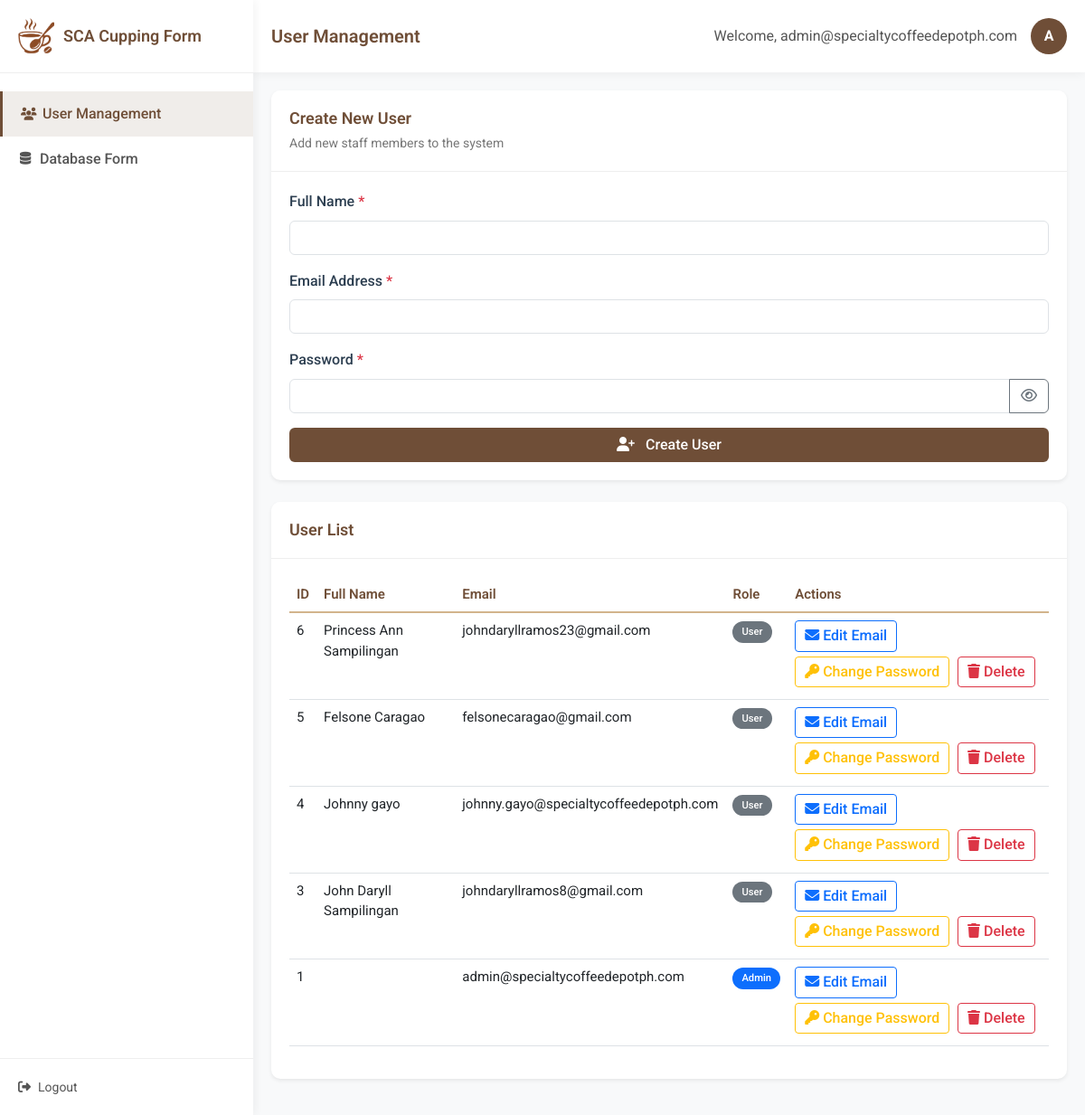
/dashboard.php (signed in), run on the app's committed database.
### tables this page shows
CREATE TABLE `users` (
  `id` int(11) NOT NULL,
  `full_name` varchar(100) NOT NULL,
  `email` varchar(255) NOT NULL,
  `password` varchar(255) NOT NULL,
  `role` enum('admin','user') DEFAULT 'user'
);

### dashboard.php (the view, shortened to what this page needs)
<?php
include 'db.php';
?>
<!DOCTYPE html>
<html lang="en">
<head>
    <link href="https://cdn.jsdelivr.net/npm/bootstrap@5.3.0/dist/css/bootstrap.min.css" rel="stylesheet">
    <link rel="stylesheet" href="https://cdnjs.cloudflare.com/ajax/libs/font-awesome/6.4.0/css/all.min.css">
    <link rel="stylesheet" href="styles.css">
</head>
<body>
    <div class="admin-container">
        <nav class="sidebar">
            <div class="sidebar-header">
                <img src="img/1.png" alt="Logo" class="sidebar-logo">
                <h3>SCA Cupping Form</h3>
            </div>
            <ul class="sidebar-menu">
                <li class="active"><a href="#"><i class="fas fa-users"></i> User Management</a></li>
                <li><a href="database_form.php"><i class="fas fa-database"></i> Database Form</a></li>
            </ul>
            <div class="sidebar-footer">
                <a href="logout.php" class="logout-btn"><i class="fas fa-sign-out-alt"></i> Logout</a>
            </div>
        </nav>
        <main class="main-content">
            <header class="main-header">
                <h1>User Management</h1>
                <div class="user-info">
                    <span>Welcome, <?php echo $_SESSION["email"]; ?></span>
                    <div class="avatar"><?php echo strtoupper(substr($_SESSION["email"], 0, 1)); ?></div>
                </div>
            </header>
            <div class="content-wrapper">
                <div class="card shadow-sm">
                    <div class="card-header">
                        <h3 class="card-title">Create New User</h3>
                        <p class="card-subtitle">Add new staff members to the system</p>
                    </div>
                    <div class="card-body">
                        <form method="POST" id="createUserForm" class="needs-validation" novalidate>
                            <div class="mb-3">
                                <label for="full_name" class="form-label">Full Name <span class="text-danger">*</span></label>
                                <input type="text" class="form-control" id="full_name" name="full_name" required>
                            </div>
                            <div class="mb-3">
                                <label for="email" class="form-label">Email Address <span class="text-danger">*</span></label>
                                <input type="email" class="form-control" id="email" name="email" required>
                            </div>
                            <div class="mb-3">
                                <label for="password" class="form-label">Password <span class="text-danger">*</span></label>
                                <div class="input-group">
                                    <input type="password" class="form-control" id="password" name="password" required minlength="8">
                                    <button class="btn btn-outline-secondary toggle-password" type="button">
                                        <i class="far fa-eye"></i>
                                    </button>
                                </div>
                            </div>
                            <button type="submit" class="btn btn-primary w-100 py-2">
                                <i class="fas fa-user-plus me-2"></i> Create User
                            </button>
                        </form>
                    </div>
                </div>
                <div class="card shadow-sm mt-4">
                    <div class="card-header">
                        <h3 class="card-title">User List</h3>
                    </div>
                    <div class="card-body">
                        <div class="table-responsive">
                            <table class="table table-hover">
                            <thead>
                                <tr>
                                    <th>ID</th>
                                    <th>Full Name</th>
                                    <th>Email</th>
                                    <th>Role</th>
                                    <th>Actions</th>
                                </tr>
                            </thead>
                            <tbody>
                                <?php
                                $result = $conn->query("SELECT id, full_name, email, role FROM users ORDER BY id DESC");
                                while ($row = $result->fetch_assoc()): ?>
                                <tr>
                                    <td><?php echo $row['id']; ?></td>
                                    <td><?php echo htmlspecialchars($row['full_name']); ?></td>
                                    <td><?php echo htmlspecialchars($row['email']); ?></td>
                                    <td><span class="badge bg-<?php echo $row['role'] == 'admin' ? 'primary' : 'secondary'; ?>"><?php echo ucfirst($row['role']); ?></span></td>
                                    <td class="action-buttons">
                                            <button class="btn btn-sm btn-outline-primary" data-bs-toggle="modal"
                                                    data-bs-target="#editEmailModal"
                                                    data-userid="<?php echo $row['id']; ?>"
                                                    data-currentemail="<?php echo $row['email']; ?>">
                                                <i class="fas fa-envelope"></i> Edit Email
                                            </button>
                                            <button class="btn btn-sm btn-outline-warning" data-bs-toggle="modal"
                                                    data-bs-target="#changePasswordModal"
                                                    data-userid="<?php echo $row['id']; ?>">
                                                <i class="fas fa-key"></i> Change Password
                                            </button>
                                            <button class="btn btn-sm btn-outline-danger"
                                                    data-bs-toggle="modal"
                                                    data-bs-target="#confirmDeleteModal"
                                                    data-userid="<?php echo $row['id']; ?>">
                                                <i class="fas fa-trash"></i> Delete
                                            </button>
                                        </td>
                                    </tr>
                                    <?php endwhile; ?>
                                </tbody>
                            </table>
                        </div>
                    </div>
                </div>
            </div>
        </main>
    </div>
</body>
</html>

### styles.css (style rules this page uses)
:root { --primary-color: #6F4E37; --secondary-color: #C4A484; --accent-color: #D2B48C; --dark-color: #3E2723; --light-color: #F5F5F5; --sidebar-width: 280px; }
body { font-family: 'Roboto', -apple-system, BlinkMacSystemFont, 'Segoe UI', 'Helvetica Neue', Arial, 'Noto Sans', sans-serif, 'Apple Color Emoji', 'Segoe UI Emoji', 'Segoe UI Symbol', 'Noto Color Emoji'; background-color: #f8f9fa; color: #333; line-height: 1.6; font-size: 16px; -webkit-font-smoothing: antialiased; -moz-osx-font-smoothing: grayscale; }
.admin-container { display: flex; min-height: 100vh; }
.sidebar { width: var(--sidebar-width); background: white; box-shadow: 2px 0 10px rgba(0, 0, 0, 0.05); position: fixed; height: 100%; transition: all 0.3s; z-index: 1000; }
.sidebar-header { padding: 20px; border-bottom: 1px solid #eee; display: flex; align-items: center; }
.sidebar-header h3 { margin: 0; margin-left: 10px; font-weight: 600; color: var(--primary-color); }
.sidebar-logo { width: 40px; height: 40px; object-fit: cover; }
.sidebar-menu { list-style: none; padding: 0; margin: 20px 0; }
.sidebar-menu li { padding: 12px 20px; transition: all 0.3s; }
.sidebar-menu li a { color: #555; text-decoration: none; display: flex; align-items: center; white-space: nowrap; }
.sidebar-menu li a i { margin-right: 8px; width: 16px; text-align: center; font-size: 14px; }
.sidebar-menu li.active { background-color: rgba(111, 78, 55, 0.1); border-left: 3px solid var(--primary-color); }
.sidebar-menu li.active a { color: var(--primary-color); font-weight: 500; }
.sidebar-footer { position: absolute; bottom: 0; width: 100%; padding: 20px; border-top: 1px solid #eee; }
.logout-btn { display: flex; align-items: center; color: #555; text-decoration: none; transition: all 0.3s; white-space: nowrap; font-size: 14px; }
.logout-btn i { margin-right: 8px; font-size: 14px; }
.main-content { flex: 1; margin-left: var(--sidebar-width); background-color: #f8f9fa; min-height: 100vh; }
.main-header { background: white; padding: 20px; display: flex; justify-content: space-between; align-items: center; box-shadow: 0 2px 10px rgba(0, 0, 0, 0.05); }
.main-header h1 { font-size: 20px; font-weight: 600; margin: 0; color: var(--primary-color); }
.user-info { display: flex; align-items: center; }
.user-info span { margin-right: 15px; color: #555; }
.avatar { width: 40px; height: 40px; background-color: var(--primary-color); color: white; border-radius: 50%; display: flex; align-items: center; justify-content: center; font-weight: bold; }
.content-wrapper { padding: 20px; }
.card { border: none; border-radius: 10px; box-shadow: 0 4px 6px rgba(0, 0, 0, 0.05); margin-bottom: 20px; transition: transform 0.3s, box-shadow 0.3s; }
.card-header { background: white; border-bottom: 1px solid #eee; padding: 20px; border-radius: 10px 10px 0 0 !important; }
.card-title { font-size: 18px; font-weight: 600; margin: 0; color: var(--primary-color); }
.card-subtitle { font-size: 14px; color: #777; margin: 5px 0 0; }
.card-body { padding: 20px; }
.form-label { font-weight: 500; color: #555; }
.btn-primary { background-color: var(--primary-color); border: none; transition: all 0.3s; }
.table { color: #333; }
.table th { font-weight: 600; color: var(--primary-color); border-bottom: 2px solid var(--accent-color); }
.badge { padding: 6px 10px; font-weight: 500; border-radius: 20px; }
.action-buttons .btn { margin-right: 5px; margin-bottom: 5px; }
.btn-outline-warning { color: #ffc107; border-color: #ffc107; }
.table td .btn { margin-right: 5px; padding: 5px 10px; }
* { box-sizing: border-box; }
input, select, textarea, button { font-size: 16px; }
.form-label, label { font-weight: 500; color: #2c3e50; font-size: 16px; }
.btn { font-weight: 500; font-size: 16px; line-height: 1.4; }
.table th, .table td { font-size: 15px; line-height: 1.5; }
.sidebar-menu li a { font-size: 16px; font-weight: 500; }
.sidebar-header h3 { font-size: 18px; font-weight: 600; }

### data on the page
users: id "6", full_name "Princess Ann Sampilingan", email "johndaryllramos23@gmail.com", role "User"
users: id "5", full_name "Felsone Caragao", email "felsonecaragao@gmail.com", role "User"
users: id "4", full_name "Johnny gayo", email "johnny.gayo@specialtycoffeedepotph.com", role "User"
users: id "3", full_name "John Daryll Sampilingan", email "johndaryllramos8@gmail.com", role "User"
users: id "1", email "admin@specialtycoffeedepotph.com", role "Admin"

### other printed values
$_SESSION["email"] "admin@specialtycoffeedepotph.com"
substr($_SESSION["email"], 0, 1) "A"
